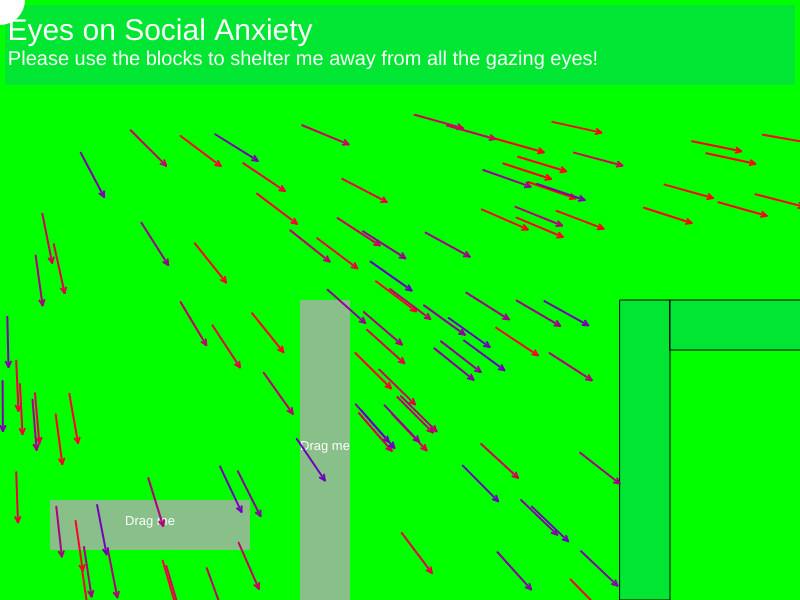
Frame 1 (no input)
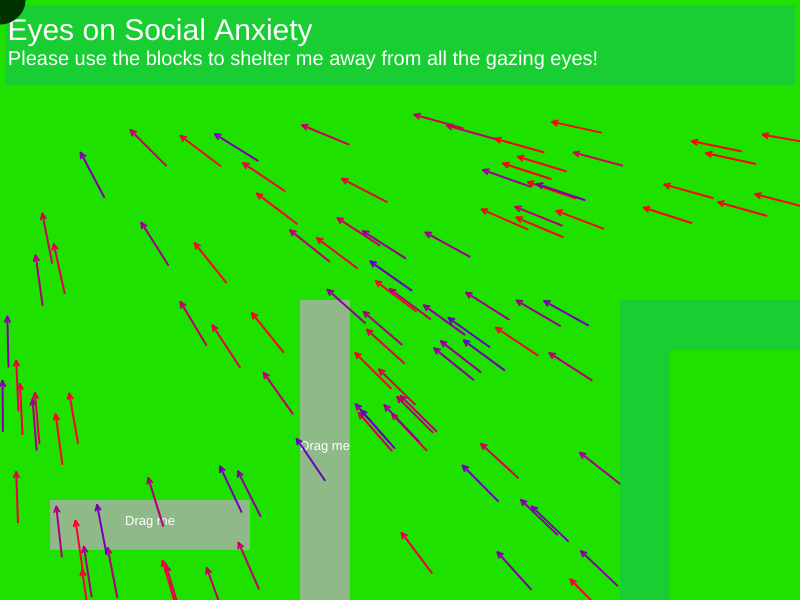
Frame 60 (no input)
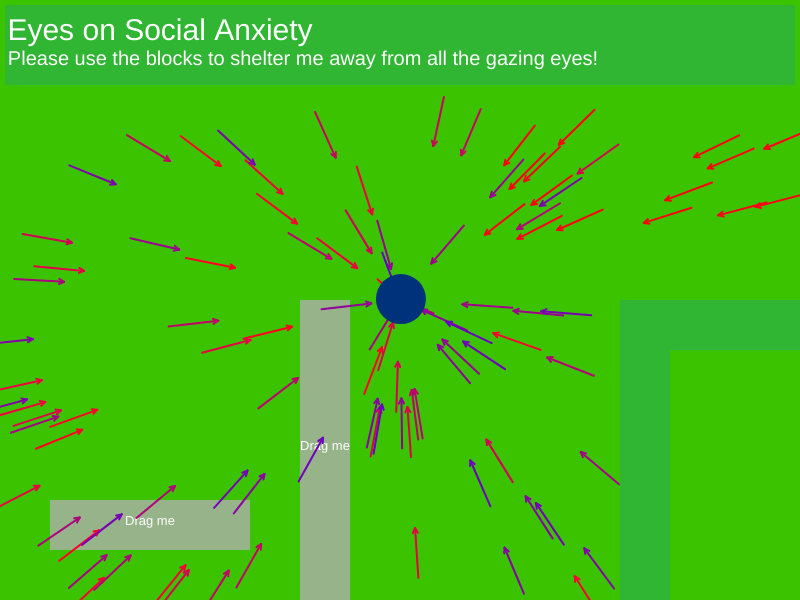
Frame 120 (the mouse pressed at the canvas centre since frame 60)

The p5.js sketch that drew these frames (run headless with seeded random() and noise() and a simulated clock; from frame 60 on, the mouse is pressed at the canvas centre):

// p5.js sketch
// ── sketch.js
/* William Young
Professor Caitlin Morris
Midterm Assignment
Project: Eyes on Social Anxiety
Use the mouse click to move blocks in the shaded area and create a safe space for the character to rest inside and achieve peace.
Oct 17, 2016
*/

var xstart = [];
var ystart = [];
var chaos;
var dialation;

function setup() {
  createCanvas(800,600);
  noCursor();
  chaos = 1;
  d = new Block(300,300,50,300);
  r = new Block(50,500,200,50);

//Instantiating arrow start (base) locations in an array
  for (var i = 0; i < 100; i++){
  	xstart[i] = random(3*width/4);
  	ystart[i] = random(height/5, height);
  }
  for (var i = 0; i < 15; i++){
    xstart[i] = random(0.6*width, width);
    ystart[i] = random(height/5, height/2.5);
  }
}

function draw() {
  background(chaos/2, 255-chaos/2, 0);

//Background guiding rectangles so users know where to put the blocks
  push();
  fill(0, 126, 255, 50);
  rect(620,300,50,300);
  rect(670,300,200,50);
  pop();

  d.rollover(mouseX,mouseY);
  d.drag(mouseX,mouseY);
  d.display();
  r.rollover(mouseX,mouseY);
  r.drag(mouseX,mouseY);
  r.display();

//Drawing arrows
  for (var i = 0; i < 120; i++){
  	push();
  	stroke(300-2*i, 0, 2*i);
 	  strokeWeight(2);
  	arrow(xstart[i],ystart[i],50,atan2(mouseY-ystart[i], mouseX-xstart[i]));
  	pop();
  }

//Creating heading and subheading at top of screen
  fill(0, 126, 255, 50);
  rect(5, 5, 790, 80);
  fill(255);
  textSize(30);
  text("Eyes on Social Anxiety", 160, 40);
  textSize(20);
  text("Please use the blocks to shelter me away from all the gazing eyes!", 303, 65);

  //Creating interaction with chaos and subsequent dialation for character response.
  push();
  fill(0, 50, dialation*chaos);
  dialation = random(-1,1)*0.01*chaos
  if (chaos>300){
    chaos = 300;
  }
  else if (chaos < 0){
    chaos = 0;
    fill(0, 255, 126, 190);
    rect(60, 153, 685, 60);
    fill(255);
    textSize(40);
    text("Thank you for making me feel safe!", 390, 200)
  }
  ellipse(mouseX-dialation, mouseY+dialation, 50, 50);
  ellipse(mouseX+dialation, mouseY-dialation, 20*dialation, 20*dialation);
  pop();

//Setting chaos parameters  
if (mouseX>650 && mouseY>300 && d.x > 580 && r.x > 550 && r.y > 300){
  chaos -= 1;
}
else{
  chaos += 1;
}}

//Functions for moving blocks
function mousePressed() {
	d.clicked(mouseX,mouseY);
  r.clicked(mouseX,mouseY);
}

function mouseReleased() {
	d.stopDragging();
  r.stopDragging();
}

//Generate arrow function
function arrow(xposition, yposition, size, angle){
	push();
	translate(xposition,yposition);
	rotate(angle);
	translate(-xposition,-yposition);
 
 //Allowing arrows to divert away from character when chaos level is low.
	if(chaos < 10){
		line(xposition - size / 2 + size / 10, yposition + size / 20, xposition - size / 2,yposition);
		line(xposition + size / 2, yposition, xposition - size / 2, yposition);
		line(xposition - size / 2 + size / 10, yposition - size / 20, xposition - size / 2,yposition);
		}
	else{
		line(xposition + size / 2 - size / 10, yposition - size / 20, xposition + size / 2,yposition);
		line(xposition - size / 2, yposition, xposition + size / 2, yposition);
		line(xposition + size / 2 - size / 10, yposition + size / 20, xposition + size / 2,yposition);
	}
	pop();
}

//Create blocks on desired position and size.
function Block(tempX, tempY, tempW, tempH) {
  this.dragging = false; 
  this.over = false; 
  
  this.x = tempX;
  this.y = tempY;
  this.w = tempW;
  this.h = tempH;
  this.offsetX = 0;
  this.offsetY = 0; 

  // Display the block
  Block.prototype.display = function() {
    noStroke();
    
    if (this.dragging) fill (50);
    else if (this.over) fill(100);
    else fill(175,200);
    noStroke();
    rect(this.x,this.y,this.w,this.h);
    fill(255);
    textAlign(CENTER);
    textSize(13);
    text("Drag me", this.x + this.w / 2, this.y + this.h / 2);
  }

  // Check mouse click is inside rectange
  Block.prototype.clicked = function(mx, my) {
    if (mx > this.x && mx < this.x + this.w && my > this.y && my < this.y + this.h) {
      this.dragging = true;
      // Relate click to corner of rect
      this.offsetX = this.x-mx;
      this.offsetY = this.y-my;
    }
  }
  
  // Check rollover is inside rectangle for shading
  Block.prototype.rollover = function(mx, my) {
    if (mx > this.x && mx < this.x + this.w && my > this.y && my < this.y + this.h) {
      this.over = true;
    } else {
      this.over = false;
    }
  }

  // Mouse is released - therefore do not drag
  Block.prototype.stopDragging = function() {
    this.dragging = false;
  }
  
  // Mouse is clicked - therefore drag
  Block.prototype.drag = function(mx, my) {
    if (this.dragging) {
      this.x = mx + this.offsetX;
      this.y = my + this.offsetY;
    }
  }

}
